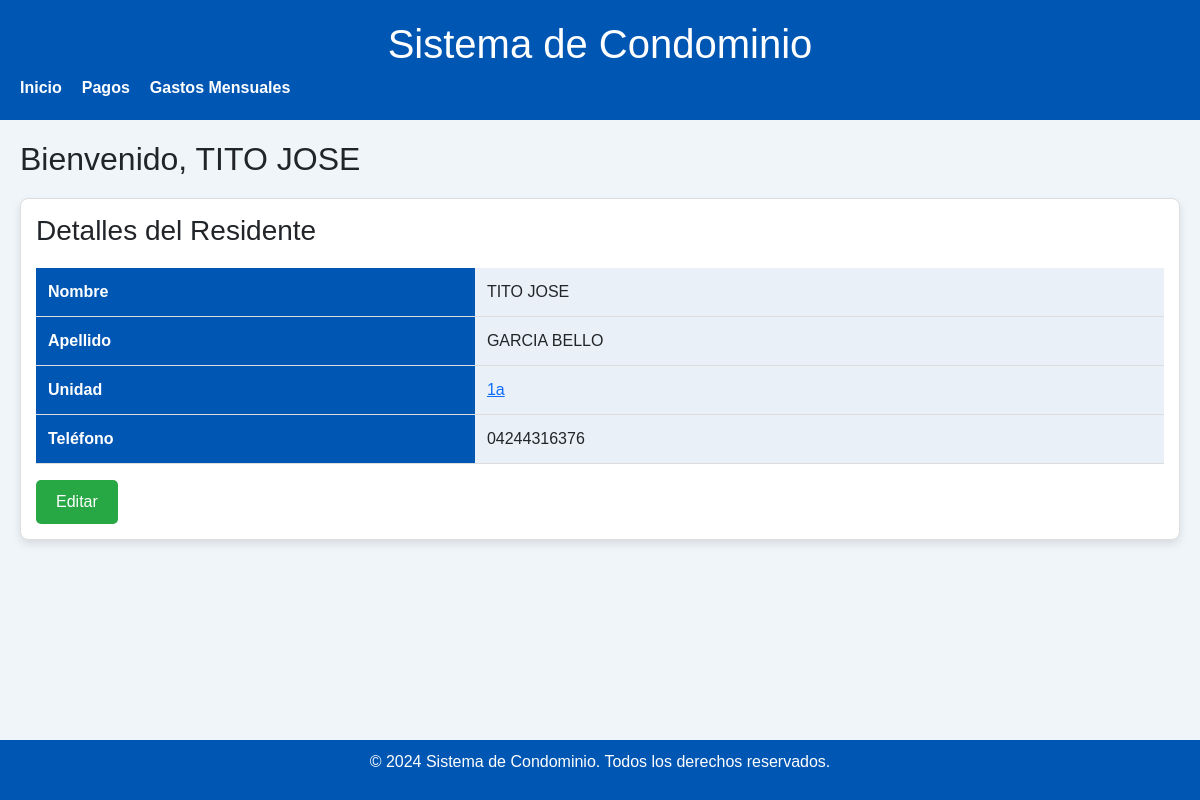
The app's page /index_user.php?residente_id=1 (signed in) with its own data.
### tables this page shows
CREATE TABLE `residentes` (
  `id` int(11) NOT NULL,
  `nombre` varchar(50) NOT NULL,
  `apellido` varchar(50) NOT NULL,
  `cedula` varchar(20) NOT NULL,
  `unidad` varchar(20) NOT NULL,
  `telefono` varchar(20) NOT NULL
);

### index_user.php (the view, shortened to what this page needs)
<?php
require 'conection.php';
$residente_id = isset($_SESSION['residente_id']) ? intval($_SESSION['residente_id']) : (isset($_GET['residente_id']) ? intval($_GET['residente_id']) : 0);
if ($residente_id > 0) {
    $stmt = $conn->prepare("SELECT id, nombre, apellido, unidad, telefono FROM residentes WHERE id = ?");
    $stmt->bind_param("i", $residente_id);
    $stmt->execute();
    $result = $stmt->get_result();
    if ($result->num_rows > 0) {
        $residente = $result->fetch_assoc();
    } else {
        $residente = null;
    }
} else {
    $residente = null;
}
?>
<!DOCTYPE html>
<html lang="es">
<head>
    <link rel="stylesheet" href="./styles.css">
    <link href="https://cdn.jsdelivr.net/npm/bootstrap@5.3.3/dist/css/bootstrap.min.css" rel="stylesheet">
</head>
<body>
    <header style="text-align: center; font-weight: bold;">
        <h1>Sistema de Condominio</h1>
        <nav>
            <ul>
                <li><a href="index_user.php">Inicio</a></li>
                <li>  <a href="ver_pagos_unidad.php?unidad=<?php echo urlencode($residente['unidad']); ?>">Pagos</a></li>
                <li><a href="ver_gastos.php">Gastos Mensuales</a></li>
            </ul>
        </nav>
    </header>
    <main>
        <h2>Bienvenido, <?php echo htmlspecialchars($residente['nombre']); ?></h2>
        <div class="table-container">
            <?php if ($residente): ?>
                <h3>Detalles del Residente</h3>
                <table>
                    <tr>
                        <th>Nombre</th>
                        <td><?php echo htmlspecialchars($residente['nombre']); ?></td>
                    </tr>
                    <tr>
                        <th>Apellido</th>
                        <td><?php echo htmlspecialchars($residente['apellido']); ?></td>
                    </tr>
                    <tr>
                        <th>Unidad</th>
                        <td><a href="ver_pagos_unidad.php?unidad=<?php echo urlencode($residente['unidad']); ?>"><?php echo htmlspecialchars($residente['unidad']); ?></a></td>
                    </tr>
                    <tr>
                        <th>Teléfono</th>
                        <td><?php echo htmlspecialchars($residente['telefono']); ?></td>
                    </tr>
                </table>
                <div class="mt-3">
                    <a class="btn btn-success" href="editar_residente.php?id=<?php echo $residente['id']; ?>">Editar</a>
                </div>
            <?php else: ?>
                <p>No se encontraron datos del residente.</p>
            <?php endif; ?>
        </div>
    </main>
    <footer>
        <p>&copy; 2024 Sistema de Condominio. Todos los derechos reservados.</p>
    </footer>
</body>
</html>

### styles.css (style rules this page uses)
body { font-family: Arial, sans-serif; margin: 0; padding: 0; display: flex; flex-direction: column; min-height: 100vh; background-color: #f0f5f9; }
header { background-color: #007bff; color: #fff; padding: 20px; }
nav ul { list-style-type: none; margin: 0; padding: 0; display: flex; }
nav li { margin-right: 20px; }
nav a { color: #fff; text-decoration: none; transition: color 0.3s ease; }
main { flex-grow: 1; padding: 20px; }
footer { background-color: #007bff; color: #fff; text-align: center; padding: 10px; margin-top: auto; }
table { width: 100%; border-collapse: collapse; margin-top: 20px; }
th, td { padding: 12px; text-align: left; border-bottom: 1px solid #ddd; }
th { background-color: #0056b3; color: #fff; }
td { background-color: #e9f0f7; }

### index_user.php (style rules this page uses)
body { font-family: Arial, sans-serif; margin: 0; padding: 0; display: flex; flex-direction: column; min-height: 100vh; background-color: #f0f5f9; }
header { background-color: #0056b3; color: #fff; padding: 20px; }
nav ul { list-style-type: none; margin: 0; padding: 0; display: flex; }
nav li { margin-right: 20px; }
nav a { color: #fff; text-decoration: none; transition: color 0.3s ease; }
main { flex-grow: 1; padding: 20px; }
footer { background-color: #0056b3; color: #fff; text-align: center; padding: 10px; margin-top: auto; }
table { width: 100%; border-collapse: collapse; margin-top: 20px; }
th, td { padding: 12px; text-align: left; border-bottom: 1px solid #ddd; }
th { background-color: #0056b3; color: #fff; }
td { background-color: #e9f0f7; }
.btn-success { color: #fff; background-color: #28a745; border: none; padding: 10px 20px; border-radius: 5px; text-decoration: none; transition: background-color 0.3s ease; }
.table-container { margin-top: 20px; padding: 15px; border: 1px solid #ddd; background-color: #fff; border-radius: 8px; box-shadow: 0 4px 8px rgba(0, 0, 0, 0.1); }

### records on screen
residentes: nombre "TITO JOSE", apellido "GARCIA BELLO", unidad "1a", telefono "04244316376"
